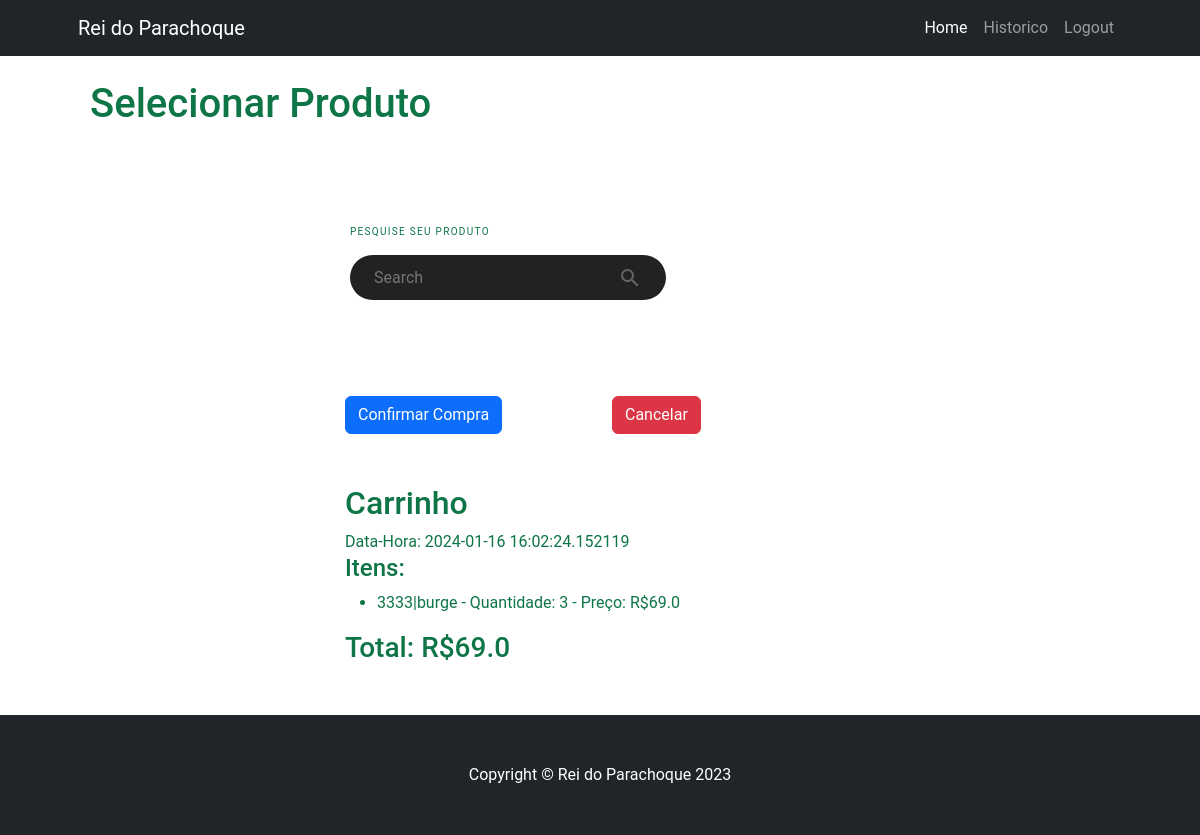
The app's page /sale_page2/1/1 (signed in) with its own data.
### app/models/tables.py (models this page shows, shortened)
class Kart(db.Model):
    id = db.Column(db.Integer, primary_key=True)
    date = db.Column(db.DateTime, default=datetime.utcnow)
    total = db.Column(db.Float)
    client_id = db.Column(db.Integer, db.ForeignKey('client.id'))
    client = db.relationship('Client', backref='karts')
    confirmed = db.Column(db.Boolean, default=False)

class KartItem(db.Model):
    id = db.Column(db.Integer, primary_key=True)
    kart_id = db.Column(db.Integer, db.ForeignKey('kart.id'))
    kart = db.relationship('Kart', backref='kart_items')
    product_id = db.Column(db.Integer, db.ForeignKey('product.id'))
    product = db.relationship('Product', backref='kart_items')
    quantity = db.Column(db.Integer)
    total = db.Column(db.Float)

class Product(db.Model):
    id = db.Column(db.Integer, primary_key=True)
    name = db.Column(db.String(80))
    price = db.Column(db.Float)
    code = db.Column(db.String(80), unique=True)
    quantity = db.Column(db.Integer, default=0)
    description = db.Column(db.String(120))

### app/controllers/default.py (the view)
@app.route('/sale_page2/<int:kart>/<int:id>', methods=['GET', 'POST'])
@app.route('/sale_page2/<int:kart>', methods=['GET', 'POST'])
@app.route('/sale_page2', methods=['GET', 'POST'])
@login_required
def sale_page2(kart=None, id=None):
    form = ProductSearchForm()
    products = Product.query.all()
    results = []
    for product in products:
        results.append(product.name)
        results.append(product.code)
    if kart is None or not Kart.query.get(kart):
        new_kart = Kart(client_id=id, total=0)
        db.session.add(new_kart)
        db.session.commit()
        kart = new_kart.id
    kartitems = KartItem.query.filter_by(kart_id=kart).all()
    kartinfo = Kart.query.filter_by(id=kart).first()
    if form.validate_on_submit():
        name = form.productName.data
        return redirect(url_for('sale_page3', name=name, id=id, kart=kart))
    return render_template('sale_page2.html', results=results, id=id, kart=kart, form=form, kartitems=kartitems, kartinfo=kartinfo)

### app/models/forms.py
class ProductSearchForm(FlaskForm):
    productName = StringField('Nome do Produto', validators=[validators.DataRequired(), validators.Length(min=2, max=20)], render_kw={"autocomplete": "off"})
    submit = SubmitField('Buscar')

### app/controllers/default.py (called while the page is built)
@login_manager.user_loader
def load_user(user_id):
    return User.query.get(int(user_id))

### app/models/tables.py (called while the page is built)
    @property
    def is_authenticated(self):
        return True

### app/templates/sale_page2.html (shortened to what this page needs)
{% extends "base.html" %}
{% block stylesheets %}
    <link href="../../static/css/styles.css" rel="stylesheet" />
    <link href="../../static/css/searchbar.css" rel="stylesheet" />
{% endblock %}
{% block content %}
    <div class="container mt-4">
        <div class="row">
            <div class="col-md-12">
                 <h1>Selecionar Produto</h1>
                <div class="wrapper">
                    <div class="label">Pesquise seu produto</div>
                    <div class="searchBar">
                        <form id="searchQueryForm" action="{% if not id %}/sale_page2/{{ kart }}{% else %}/sale_page2/{{ kart }}/{{ id }}{% endif %}" method="POST">
                            {{ form.productName(id="searchQueryInput", placeholder="Search", value="", list="nameDatalist") }}
                            <button id="searchQuerySubmit" type="submit" name="searchQuerySubmit">
                            </button>
                        </form>
                    </div>
                </div>
                <div class="col-6 mx-auto align-items-center">
                    <div class="row" >
                        <div class="col-md">
                            <a href="/sale_confirm/{{ kart }}" class="btn btn-primary">Confirmar Compra</a>
                        </div>
                        <div class="col-md">
                            <button class="btn btn-danger" onclick="window.location.href='/sale_cancel/{{ kart }}'">Cancelar</button>
                        </div>
                    </div>
                </div>
                <div class="col-6 mx-auto align-items-center" style="margin-top: 50px; margin-bottom: 50px">
                    <h2>Carrinho</h2>
                    <h8>Data-Hora: {{kartinfo.date}}</h8>
                    <h4>Itens: </h4>
                    <ul>
                        {% for kartitem in kartitems %}
                            <li>{{kartitem.product.code}}|{{ kartitem.product.name }} - Quantidade: {{ kartitem.quantity }} - Preço: R${{kartitem.total}}</li>
                        {% endfor %}
                    </ul>
                    <div>
                        <h3>Total: R${{ kartinfo.total }}</h3>
                    </div>
                </div>
            </div>
        </div>
    </div>
{% endblock %}

### app/static/css/searchbar.css (style rules this page uses)
body { font-family: 'Roboto', Arial, sans-serif; }
.wrapper { width: 100%; max-width: 31.25rem; margin: 6rem auto; }
.label { font-size: .625rem; font-weight: 400; text-transform: uppercase; letter-spacing: +1.3px; margin-bottom: 1rem; }
.searchBar { width: 100%; display: flex; flex-direction: row; align-items: center; }
#searchQueryInput { width: 150%; height: 2.8rem; background: #232222; outline: none; border: none; border-radius: 1.625rem; padding: 0 3.5rem 0 1.5rem; font-size: 1rem; }
#searchQuerySubmit { width: 3.5rem; height: 2.8rem; margin-left: -3.5rem; background: none; border: none; outline: none; }
.searchBar input { display: inline-block; }
.searchBar form { display: flex; }

### app/templates/base.html (style rules this page uses)
body { display: flex; flex-direction: column; min-height: 100vh; }

### records on screen
Kart: date "2024-01-16 16:02:24.152119", total "69.0"
KartItem: product.code "3333", product.name "burge", quantity "3", total "69.0"
